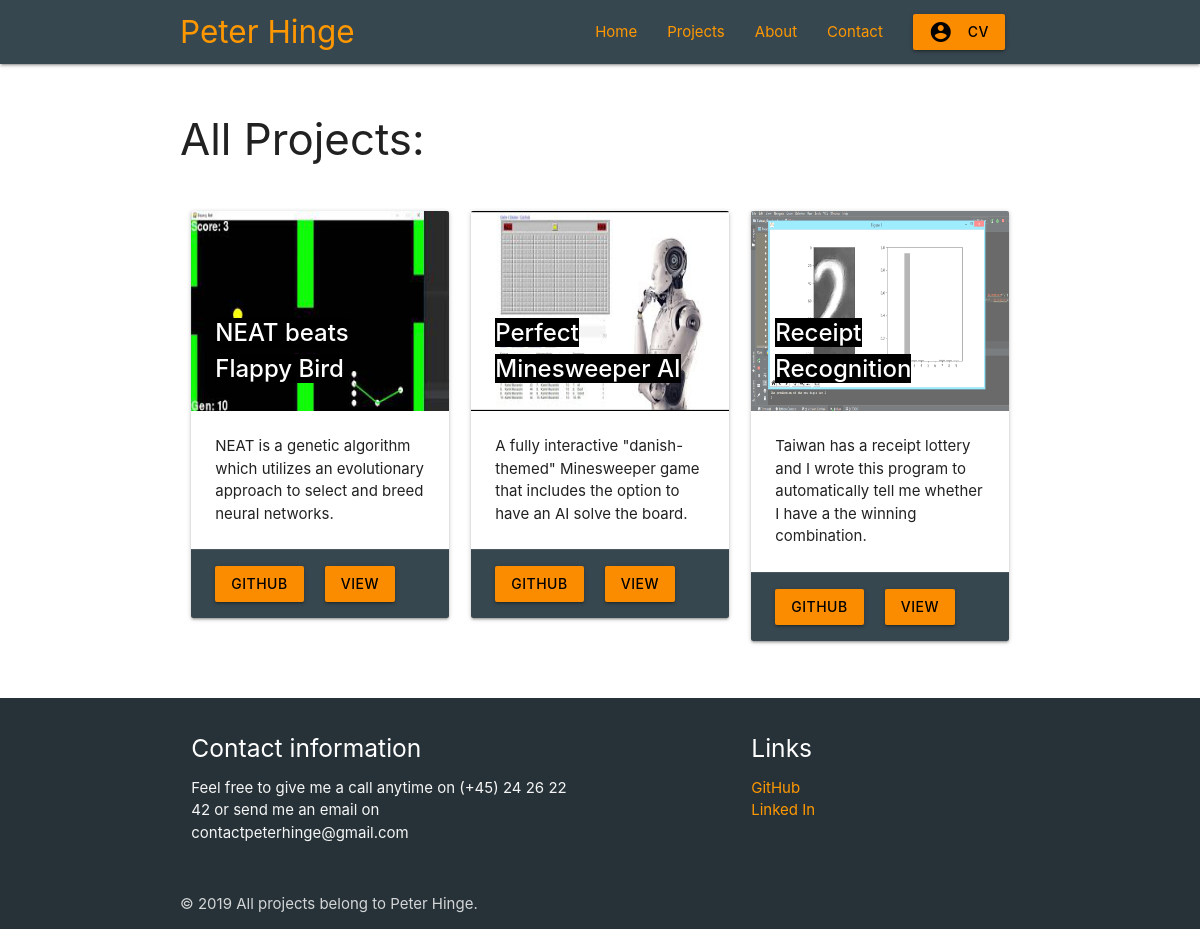
/all_projects, run on an earlier commit of the app's database.
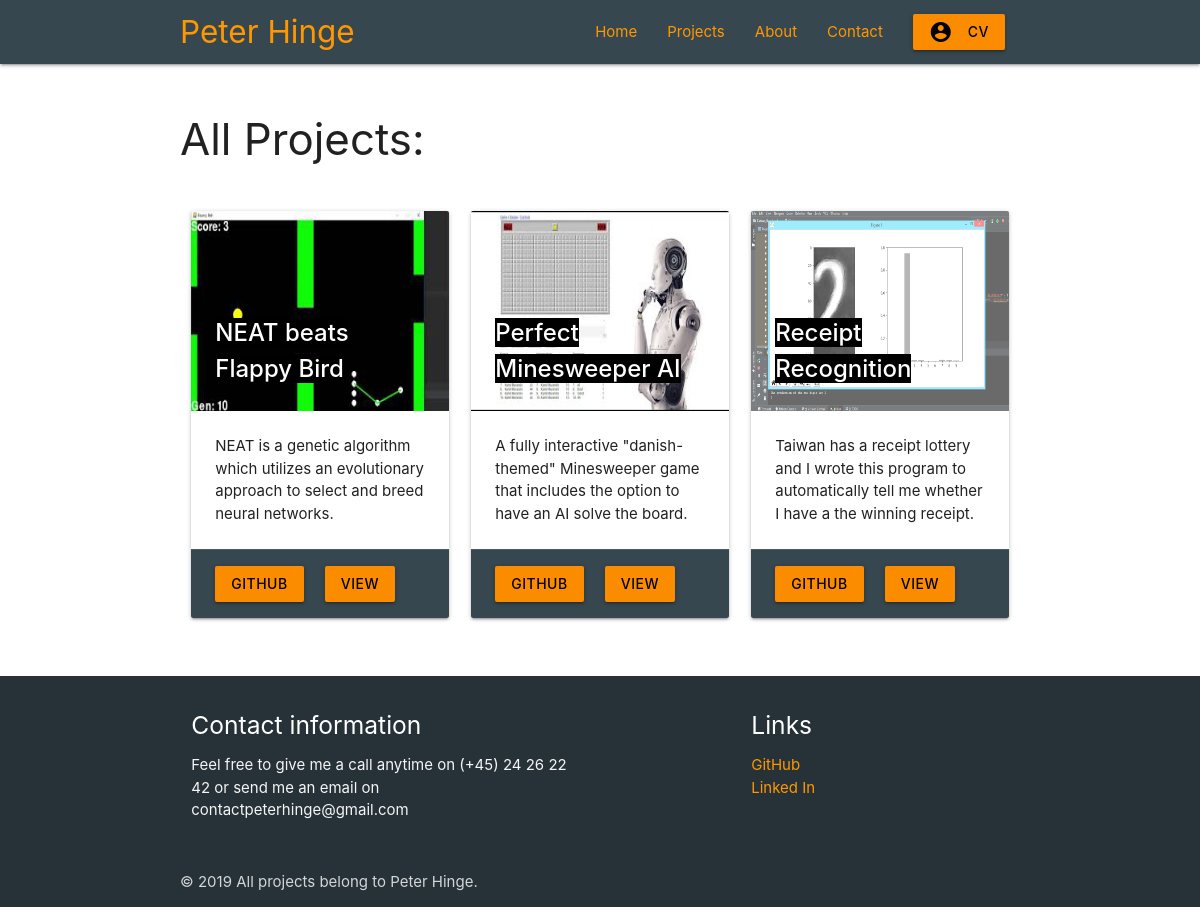
And on a later commit of the database.
### main/models.py (models this page shows, shortened)
class Project(models.Model):
    project_title = models.CharField(max_length=100)
    project_published = models.DateTimeField('date published', default=datetime.now())
    project_description = models.CharField(max_length=300)
    project_content = models.TextField()
    project_slug = models.CharField(max_length=100)
    project_github_url = models.CharField(max_length=100)
    project_thumbnail = models.CharField(max_length=100, default="no_image")

### main/views.py (the view)
# urls.py: path('all_projects', views.all_projects_page, name='all_projects_page'),
def all_projects_page(request):
    return render(request=request,
                  template_name='main/all_projects.html',
                  context={'projects': Project.objects.all()})

### main/templates/main/all_projects.html (shortened to what this page needs)
{% extends 'main/header.html' %}
{% load static %}
{% block content %}
  <h3>All Projects:</h3>
  <br>
  <div class="row">
    {% for project in projects %}
    <div class="col s12 m6 l4">
      <div class="card hoverable">
        <div class="card-image">
          <a href="{{project.project_slug}}">
            <img src="{% static "images/thumbnails/"|add:project.project_thumbnail|add:".png" %}" alt="{{project.project_title}}" height="200">
            <span class="card-title"><span class="black"><strong>{{project.project_title}}</strong></span></span>
          </a>
        </div>
        <div class="card-content">
          <p>{{project.project_description}}</p>
        </div>
        <div class="card-action blue-grey darken-3">
          <a href="{{project.project_github_url}}" target="_blank" class="btn orange darken-1 black-text"><strong>GITHUB</strong></a>
          <a href="{{project.project_slug}}" class="btn orange darken-1 black-text"><strong>VIEW</strong></a>
        </div>
      </div>
    </div>
    {% endfor %}
  </div>
{% endblock %}

What changed in the data, as far as the page shows it:
changed Project "Receipt Recognition": project_description "Taiwan has a receipt lottery and I wrote this program to automatically tell me whether I have a the winning combination." → "Taiwan has a receipt lottery and I wrote this program to automatically tell me whether I have a the winning receipt."
